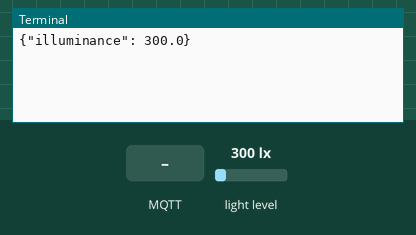
Recording of a program running on a simulated Raspberry Pi (BCM pin numbers). Parts: the last lines printed to the terminal. The inputs (shaded band) are chosen by the test bench; at power-on: light level 300 lx. No MQTT or app messages arrive unless stated; threads take turns every 2 ms.

Above: at 1.3 s.
1.4 s: MQTT message "fast" arrives on the first subscribed topic
At 2.5 s:
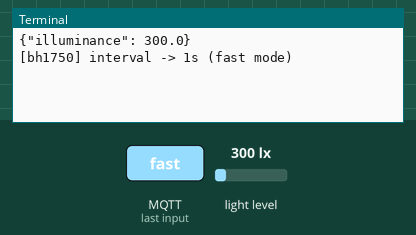
2.9 s: MQTT message "normal" arrives on the first subscribed topic
At 3.7 s:
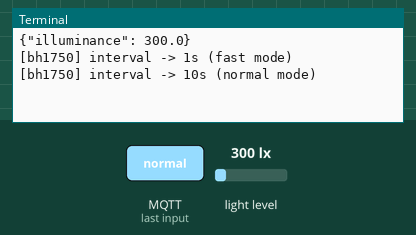

The program:

bh1750_to_mqtt.py
```python
import time
import json
import smbus2
import threading
import paho.mqtt.client as mqtt

BH1750_ADDR = 0x23
MEASURE_CMD = 0x10

MQTT_HOST = "127.0.0.1"
MQTT_PORT = 1883
MQTT_TOPIC = "home/bh1750"
MQTT_CONTROL_TOPIC = "home/bh1750/control"  # "fast" / "normal"
MQTT_USER = "ha"
MQTT_PASS = "polaris"

INTERVAL_NORMAL = 10   # 通常間隔（秒）
INTERVAL_FAST   = 1    # 高速間隔（秒）
FAST_TIMEOUT    = 30   # fast モードの最大継続時間（秒）

interval = INTERVAL_NORMAL
fast_timer = None
lock = threading.Lock()

bus = smbus2.SMBus(1)


def set_normal():
    """通常モードに戻す（タイムアウト時に呼ばれる）"""
    global interval
    with lock:
        interval = INTERVAL_NORMAL
    print(f"[bh1750] timeout -> interval {INTERVAL_NORMAL}s (normal mode)", flush=True)


def on_message(client, userdata, msg):
    global interval, fast_timer
    payload = msg.payload.decode().strip()

    with lock:
        if payload == "fast":
            interval = INTERVAL_FAST
            print(f"[bh1750] interval -> {INTERVAL_FAST}s (fast mode)", flush=True)
            # 既存タイマーをリセットして30秒後に自動復帰
            if fast_timer is not None:
                fast_timer.cancel()
            fast_timer = threading.Timer(FAST_TIMEOUT, set_normal)
            fast_timer.daemon = True
            fast_timer.start()

        elif payload == "normal":
            interval = INTERVAL_NORMAL
            print(f"[bh1750] interval -> {INTERVAL_NORMAL}s (normal mode)", flush=True)
            # 明示的に normal が来たらタイマーをキャンセル
            if fast_timer is not None:
                fast_timer.cancel()
                fast_timer = None


client = mqtt.Client(mqtt.CallbackAPIVersion.VERSION1)
client.username_pw_set(MQTT_USER, MQTT_PASS)
client.on_message = on_message
client.connect(MQTT_HOST, MQTT_PORT, 60)
client.subscribe(MQTT_CONTROL_TOPIC)
client.loop_start()

while True:
    try:
        bus.write_byte(BH1750_ADDR, MEASURE_CMD)
        time.sleep(0.2)
        data = bus.read_i2c_block_data(BH1750_ADDR, MEASURE_CMD, 2)
        lux = (data[0] << 8 | data[1]) / 1.2
        payload = json.dumps({"illuminance": round(lux, 1)})
        client.publish(MQTT_TOPIC, payload, retain=True)
        print(payload, flush=True)
    except Exception as e:
        print(f"error: {e}", flush=True)

    with lock:
        sleep_sec = interval
    time.sleep(sleep_sec)
```

Measured:
- after the input at 1.4 s, the terminal: prints a new line at once (image 1)
- after the input at 2.9 s, the terminal: prints a new line at once (image 2)
